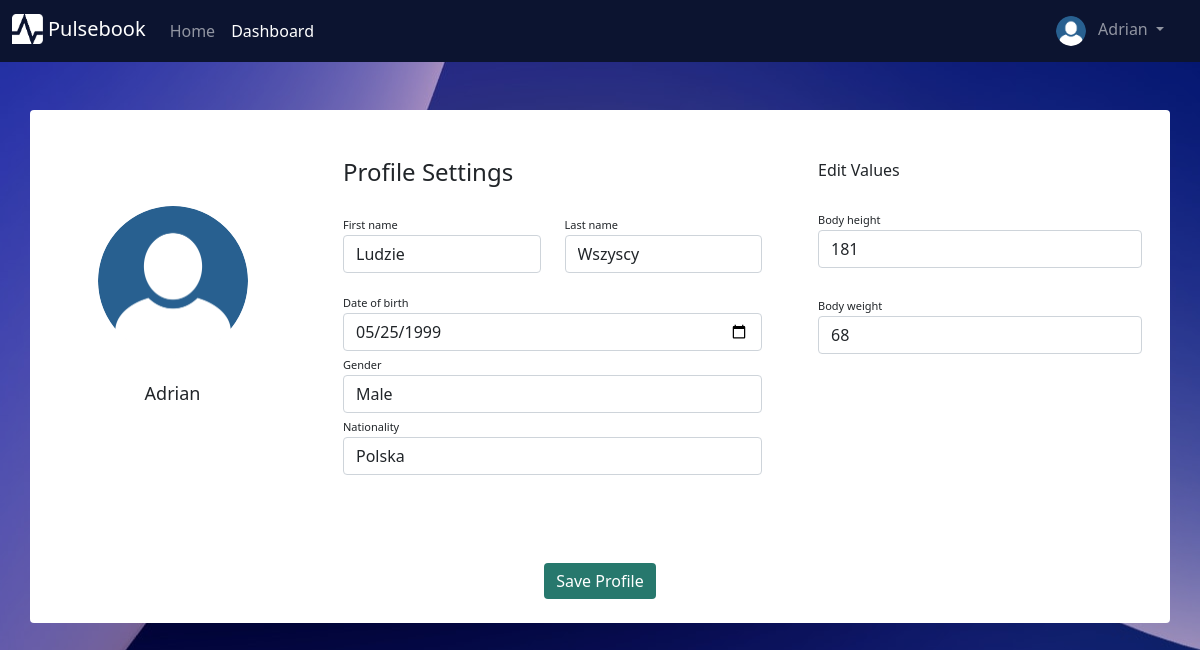
Screenshot of /profile (signed in) with the database file from the repository.
### testy/models.py (models this page shows, shortened)
class User(db.Model, UserMixin):
    __tablename__ = "users"
    id = db.Column(db.Integer, primary_key = True)
    username = db.Column(db.String(30), nullable = False, unique = True)
    email = db.Column(db.String(50), nullable = False, unique = True)
    passwordHash = db.Column(db.String(60), nullable = False)
    active = db.Column(db.Boolean(), nullable = False, default = True)
    roleId = db.Column(db.Integer, db.ForeignKey("roles.id", ondelete='CASCADE'), nullable=False)
    profileId = db.Column(db.Integer, db.ForeignKey("profiles.id", ondelete='CASCADE'), nullable=False)
    deviceId = db.Column(db.Integer, db.ForeignKey("devices.id", ondelete='CASCADE'), nullable=True)
    @property
    def password(self):
        return self.passwordHash

class UserProfile(db.Model):
    __tablename__ = "profiles"
    id = db.Column(db.Integer, primary_key=True)
    first_name = db.Column(db.String(30))
    last_name = db.Column(db.String(30))
    date_of_birth = db.Column(db.Date)
    age = db.Column(db.Integer)
    gender = db.Column(db.String(6))
    nationality = db.Column(db.String(30))
    avatarName = db.Column(db.String(30))
    height = db.Column(db.Integer)
    weight = db.Column(db.Integer)
    user = db.relationship('User', backref=db.backref('profiles'))
    @property
    def dob(self):
        return self.date_of_birth

### testy/routes.py (the view, shortened to what this page needs)
@app.route("/profile", methods=['GET', 'POST'])
def profile_page():
    if current_user.is_authenticated:
        form = ProfileForm()
        currentProfile = UserProfile.query.filter_by(id=current_user.profileId).first()
        form.first_name.data = currentProfile.first_name
        form.last_name.data = currentProfile.last_name
        form.date_of_birth.data = currentProfile.date_of_birth
        form.gender.data = currentProfile.gender
        form.nationality.data = currentProfile.nationality
        form.height.data = currentProfile.height
        form.weight.data = currentProfile.weight
        return render_template("profile.html", form=form)
    return redirect(url_for("home_page"))

### testy/forms.py (shortened to what this page needs)
class ProfileForm(FlaskForm):
    first_name = StringField(label="First name", validators=[DataRequired(message='Can\'t be blank')])
    last_name = StringField(label="Last name", validators=[DataRequired()])
    date_of_birth = DateField(label="Date of birth", validators=[DataRequired()])
    gender = StringField(label="Gender", validators=[DataRequired()])
    nationality = StringField(label="Nationality", validators=[DataRequired()])
    height = IntegerField(label="Height", validators=[DataRequired()])
    weight = IntegerField(label="Weight", validators=[DataRequired()])
    submit = SubmitField(label = "Save Profile")

### testy/models.py (called while the page is built)
@login_manager.user_loader
def load_user(userId):
    return User.query.get(int(userId))

### testy/templates/profile.html (shortened to what this page needs)
{% extends "base.html" %}
{% block content %}
<link rel="stylesheet" href="{{ url_for('static', filename='styles/profilepage.css') }}">
<form class="container rounded bg-white mt-5 mb-5" method="POST">
    <div class="row">
        <div class="col-md-3 border-right">
            <div class="d-flex flex-column align-items-center text-center p-3 py-5"><img class="rounded-circle mt-5" width="150px" src="/static/images/avatar0.png"><br><span class="typeuser1">{{ current_user.username }}</span></div>
        </div>
        <div class="col-md-5 border-right">
            <div class="p-3 py-5">
                <div class="d-flex justify-content-between align-items-center mb-3">
                    <h4 class="text-right">Profile Settings</h4>
                </div>
                <div class="row mt-2">
                    <div class="col-md-6"><label class="labels">First name</label>{{ form.first_name(placeholder="First name", class_="form-control") }}</div>
                    <div class="col-md-6"><label class="labels">Last name</label>{{ form.last_name(placeholder="Last name", class_="form-control") }}</div>
                </div>
                <div class="row mt-3">
                    <div class="col-md-12"><label class="labels">Date of birth</label>{{ form.date_of_birth(placeholder="Date of birth", class_="form-control") }}</div>
                    <div class="col-md-12"><label class="labels">Gender</label>{{ form.gender(placeholder="Gender", class_="form-control") }}</div>
                    <div class="col-md-12"><label class="labels">Nationality</label>{{ form.nationality(placeholder="Nationality", class_="form-control") }}</div>
                </div>
            </div>
        </div>
        <div class="col-md-4">
            <div class="p-3 py-5">
                 <div class="d-flex justify-content-between align-items-center experience"><span>Edit Values</span></div><br>
                <div class="col-md-12"><label class="labels">Body height</label>{{ form.height(placeholder="Height[cm]", class_="form-control") }}</div> <br>
                <div class="col-md-12"><label class="labels">Body weight</label>{{ form.weight(placeholder="Weight[kg]", class_="form-control") }}</div>
            </div>
        </div>
            <div class="mt-4 text-center pb-4">{{ form.submit(class_="btn btn-primary profile-button") }}</div>
        <br>
    </div>
</form>
{% endblock %}

### testy/templates/base.html (shortened to what this page needs)
<!doctype html>
<html lang="en">
  <head>
    <link href="https://cdn.jsdelivr.net/npm/bootstrap@5.0.2/dist/css/bootstrap.min.css" rel="stylesheet">
    <link rel="stylesheet" type="text/css" href="/static/styles/mainpage.css">
    <link rel="stylesheet" href="https://cdnjs.cloudflare.com/ajax/libs/font-awesome/6.1.1/css/all.min.css">
  </head>
  <body>
    <nav class="navbar navbar-expand-sm navbar-dark fixed-top" height="20" style="background-color: #0c1430;">
      <div class="container-fluid">
        <div class="mx-auto order-0">
          <a class="navbar-brand" href="/">
            <img src="/static/images/pulselogo0.png"  alt="" height="30" class="d-inline-block mb-1">
            Pulsebook
          </a>
        </div>
        <div class="navbar-collapse collapse order-1 dual-collapse2">
            <ul class="navbar-nav">
              <li class="nav-item">
                <a class="nav-link" aria-current="page" href="/">Home</a>
              </li>
              {% if current_user.is_authenticated %}
              <li class="nav-item">
                <a class="nav-link active" href="/dashboard">Dashboard</a>
              </li>
              {% endif %}
            </ul>
        </div>
        {% if current_user.is_authenticated %}
        <div class="navbar-collapse collapse order-2 dual-collapse2">
            <ul class="navbar-nav ms-auto">
              <li class="nav-item dropdown no-arrow me-3">
                <a class="nav-link dropdown-toggle ms-2" href="#" id="userDropdown" role="button"
                    data-bs-toggle="dropdown" aria-haspopup="true" aria-expanded="false">
                    <img class="img-profile rounded-circle" src="/static/images/avatar0.png" height="30">
                    <span class="ps-2">{{ current_user.username }}</span>
                </a>
              </li>
            </ul>
        </div>
        {% endif %}
      </div>
    </nav>
    {% block content %}
    {% endblock %}
  </body>
</html>

### testy/static/styles/mainpage.css (style rules this page uses)
.navbar { position: sticky; top: 0; }

### testy/static/styles/profilepage.css (style rules this page uses)
body { background-color: #c7c7c7; background-image: url('/static/images/waveblue.jpg'); background-repeat: no-repeat; background-position: center; background-blend-mode: multiply; }
.profile-button { background: rgb(39, 120, 109); box-shadow: none; border: none }
.labels { font-size: 11px }
.typeuser1 { font-size: 18px; }

### rows the page displays
User: username "Adrian"
UserProfile: first_name "Ludzie", last_name "Wszyscy", date_of_birth "05/25/1999", gender "Male", nationality "Polska", height "181", weight "68"
